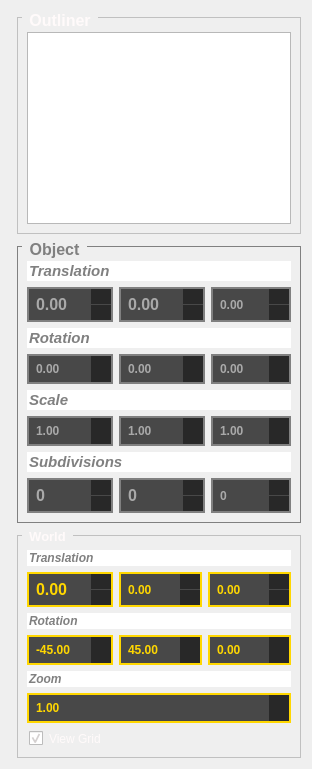
  <widget class="QWidget" name="centralWidget">
   <property name="font">
    <font>
     <family>Ubuntu</family>
     <pointsize>10</pointsize>
     <weight>75</weight>
     <bold>true</bold>
    </font>
   </property>
   <property name="styleSheet">
    <string notr="true">QGroupBox {
  color: snow;
    font: bold;
    border: 1px solid silver;
    margin-top: 6px;
  padding-top: 5px;
}

QGroupBox:disabled {
  color	: grey;
  border: 1px solid grey;
}

QGroupBox::title {
    subcontrol-origin: margin;
    left: 5px;
    padding: 0px 5px 0px 5px;
}

QLineEdit {
  color: grey;
  selection-background-color: transparent;
  selection-color: grey;
}

QSpinBox, QDoubleSpinBox {
  padding: 5px;
  color: gold;
  border: 2px solid gold;
  background-color: #484848;
  font: 75 12pt &quot;Ubuntu&quot;;
  font-weight: bold;
  selection-background-color: grey;
  selection-color: gold;
}

QSpinBox:disabled, QDoubleSpinBox:disabled {
  color: darkgrey;
  border: 2px solid grey;
}

QSpinBox::up-button, QDoubleSpinBox::up-button {
  background: #282828;
  width: 16px;
  padding: 2px;
}

QSpinBox::down-button, QDoubleSpinBox::down-button {
  background: #282828;
  width: 16px;
  padding: 2px;
}

QSpinBox::up-arrow, QDoubleSpinBox::up-arrow {
  image: url(../../resource/img/up-arrow.png);
}

QSpinBox::up-arrow:off, QDoubleSpinBox::up-arrow:off, QSpinBox::up-arrow:disabled, QDoubleSpinBox::up-arrow:disabled {
  image: url(../../resource/img/up-arrow_off.png);
}

QSpinBox::down-arrow, QDoubleSpinBox::down-arrow {
  image: url(../../resource/img/down-arrow.png);
}

QSpinBox::down-arrow:off, QDoubleSpinBox::down-arrow:off, QSpinBox::down-arrow:disabled, QDoubleSpinBox::down-arrow:disabled {
  image: url(../../resource/img/down-arrow_off.png);
}

QCheckBox {
  padding: 2px;
  color: snow;
}

QCheckBox::indicator:checked {
  image: url(../../resource/img/checked.png);
}

QCheckBox::indicator:unchecked {
  image: url(../../resource/img/unchecked.png);
}</string>
   </property>
   <layout class="QGridLayout" name="gridLayout">
    <item row="0" column="1" colspan="2">
     <layout class="QVBoxLayout" name="verticalLayout">
      <item>
       <widget class="QGroupBox" name="OutlinerBox">
        <property name="sizePolicy">
         <sizepolicy hsizetype="Expanding" vsizetype="Expanding">
          <horstretch>0</horstretch>
          <verstretch>0</verstretch>
         </sizepolicy>
        </property>
        <property name="font">
         <font>
          <family>Ubuntu</family>
          <pointsize>12</pointsize>
          <weight>75</weight>
          <italic>false</italic>
          <bold>true</bold>
         </font>
        </property>
        <property name="focusPolicy">
         <enum>Qt::NoFocus</enum>
        </property>
        <property name="styleSheet">
         <string notr="true"/>
        </property>
        <property name="title">
         <string>Outliner</string>
        </property>
        <property name="alignment">
         <set>Qt::AlignLeading|Qt::AlignLeft|Qt::AlignVCenter</set>
        </property>
        <property name="flat">
         <bool>false</bool>
        </property>
        <property name="checkable">
         <bool>false</bool>
        </property>
        <layout class="QGridLayout" name="gridLayout_2">
         <item row="0" column="0">
          <widget class="QTreeView" name="outliner">
           <property name="font">
            <font>
             <family>Ubuntu</family>
             <pointsize>10</pointsize>
            </font>
           </property>
          </widget>
         </item>
        </layout>
       </widget>
      </item>
      <item>
       <widget class="QGroupBox" name="ObjectBox">
        <property name="enabled">
         <bool>false</bool>
        </property>
        <property name="sizePolicy">
         <sizepolicy hsizetype="Expanding" vsizetype="Minimum">
          <horstretch>0</horstretch>
          <verstretch>0</verstretch>
         </sizepolicy>
        </property>
        <property name="font">
         <font>
          <family>Ubuntu</family>
          <pointsize>12</pointsize>
          <weight>75</weight>
          <italic>false</italic>
          <bold>true</bold>
         </font>
        </property>
        <property name="styleSheet">
         <string notr="true"/>
        </property>
        <property name="title">
         <string>Object</string>
        </property>
        <property name="alignment">
         <set>Qt::AlignLeading|Qt::AlignLeft|Qt::AlignVCenter</set>
        </property>
        <property name="flat">
         <bool>false</bool>
        </property>
        <layout class="QGridLayout" name="gridLayout_3">
         <item row="7" column="2">
          <widget class="QSpinBox" name="objectSubdivisionsY">
           <property name="sizePolicy">
            <sizepolicy hsizetype="Minimum" vsizetype="Minimum">
             <horstretch>0</horstretch>
             <verstretch>0</verstretch>
            </sizepolicy>
           </property>
           <property name="font">
            <font>
             <family>Ubuntu</family>
             <pointsize>12</pointsize>
             <weight>75</weight>
             <italic>false</italic>
             <bold>true</bold>
            </font>
           </property>
           <property name="maximum">
            <number>10</number>
           </property>
          </widget>
         </item>
         <item row="0" column="1" colspan="3">
          <widget class="QLineEdit" name="objectTranslationTitle">
           <property name="sizePolicy">
            <sizepolicy hsizetype="Expanding" vsizetype="Minimum">
             <horstretch>0</horstretch>
             <verstretch>0</verstretch>
            </sizepolicy>
           </property>
           <property name="font">
            <font>
             <family>Ubuntu</family>
             <pointsize>11</pointsize>
             <weight>75</weight>
             <italic>true</italic>
             <bold>true</bold>
             <underline>false</underline>
            </font>
           </property>
           <property name="text">
            <string>Translation</string>
           </property>
           <property name="frame">
            <bool>false</bool>
           </property>
           <property name="readOnly">
            <bool>true</bool>
           </property>
          </widget>
         </item>
         <item row="2" column="1" colspan="3">
          <widget class="QLineEdit" name="objectRotationTitle">
           <property name="sizePolicy">
            <sizepolicy hsizetype="Expanding" vsizetype="Minimum">
             <horstretch>0</horstretch>
             <verstretch>0</verstretch>
            </sizepolicy>
           </property>
           <property name="font">
            <font>
             <family>Ubuntu</family>
             <pointsize>11</pointsize>
             <weight>75</weight>
             <italic>true</italic>
             <bold>true</bold>
            </font>
           </property>
           <property name="text">
            <string>Rotation</string>
           </property>
           <property name="frame">
            <bool>false</bool>
           </property>
           <property name="readOnly">
            <bool>true</bool>
           </property>
          </widget>
         </item>
         <item row="7" column="1">
          <widget class="QSpinBox" name="objectSubdivisionsX">
           <property name="sizePolicy">
            <sizepolicy hsizetype="Minimum" vsizetype="Minimum">
             <horstretch>0</horstretch>
             <verstretch>0</verstretch>
            </sizepolicy>
           </property>
           <property name="font">
            <font>
             <family>Ubuntu</family>
             <pointsize>12</pointsize>
             <weight>75</weight>
             <italic>false</italic>
             <bold>true</bold>
            </font>
           </property>
           <property name="keyboardTracking">
            <bool>true</bool>
           </property>
           <property name="showGroupSeparator" stdset="0">
            <bool>false</bool>
           </property>
           <property name="maximum">
            <number>10</number>
           </property>
           <property name="singleStep">
            <number>1</number>
           </property>
          </widget>
         </item>
         <item row="5" column="1">
          <widget class="QDoubleSpinBox" name="objectScaleX">
           <property name="sizePolicy">
            <sizepolicy hsizetype="Minimum" vsizetype="Minimum">
             <horstretch>0</horstretch>
             <verstretch>0</verstretch>
            </sizepolicy>
           </property>
           <property name="minimum">
            <double>0.000000000000000</double>
           </property>
           <property name="maximum">
            <double>10.000000000000000</double>
           </property>
           <property name="singleStep">
            <double>1.000000000000000</double>
           </property>
           <property name="value">
            <double>1.000000000000000</double>
           </property>
          </widget>
         </item>
         <item row="5" column="3">
          <widget class="QDoubleSpinBox" name="objectScaleZ">
           <property name="sizePolicy">
            <sizepolicy hsizetype="Minimum" vsizetype="Minimum">
             <horstretch>0</horstretch>
             <verstretch>0</verstretch>
            </sizepolicy>
           </property>
           <property name="minimum">
            <double>0.000000000000000</double>
           </property>
           <property name="maximum">
            <double>10.000000000000000</double>
           </property>
           <property name="singleStep">
            <double>1.000000000000000</double>
           </property>
           <property name="value">
            <double>1.000000000000000</double>
           </property>
          </widget>
         </item>
         <item row="7" column="3">
          <widget class="QSpinBox" name="objectSubdivisionsZ">
           <property name="sizePolicy">
            <sizepolicy hsizetype="Minimum" vsizetype="Minimum">
             <horstretch>0</horstretch>
             <verstretch>0</verstretch>
            </sizepolicy>
           </property>
           <property name="maximum">
            <number>10</number>
           </property>
          </widget>
         </item>
         <item row="3" column="3">
          <widget class="QDoubleSpinBox" name="objectRotationZ">
           <property name="sizePolicy">
            <sizepolicy hsizetype="Minimum" vsizetype="Minimum">
             <horstretch>0</horstretch>
             <verstretch>0</verstretch>
            </sizepolicy>
           </property>
           <property name="minimum">
            <double>-360.000000000000000</double>
           </property>
           <property name="maximum">
            <double>360.000000000000000</double>
           </property>
          </widget>
         </item>
         <item row="1" column="1">
          <widget class="QDoubleSpinBox" name="objectTranslationX">
           <property name="sizePolicy">
            <sizepolicy hsizetype="Minimum" vsizetype="Minimum">
             <horstretch>0</horstretch>
             <verstretch>0</verstretch>
            </sizepolicy>
           </property>
           <property name="font">
            <font>
             <family>Ubuntu</family>
             <pointsize>12</pointsize>
             <weight>75</weight>
             <italic>false</italic>
             <bold>true</bold>
            </font>
           </property>
           <property name="frame">
            <bool>true</bool>
           </property>
           <property name="decimals">
            <number>2</number>
           </property>
           <property name="minimum">
            <double>-50.000000000000000</double>
           </property>
           <property name="maximum">
            <double>50.000000000000000</double>
           </property>
           <property name="singleStep">
            <double>1.000000000000000</double>
           </property>
          </widget>
         </item>
         <item row="6" column="1" colspan="3">
          <widget class="QLineEdit" name="objectSubdivisionsTitle">
           <property name="sizePolicy">
            <sizepolicy hsizetype="Expanding" vsizetype="Minimum">
             <horstretch>0</horstretch>
             <verstretch>0</verstretch>
            </sizepolicy>
           </property>
           <property name="font">
            <font>
             <family>Ubuntu</family>
             <pointsize>11</pointsize>
             <weight>75</weight>
             <italic>true</italic>
             <bold>true</bold>
            </font>
           </property>
           <property name="text">
            <string>Subdivisions</string>
           </property>
           <property name="frame">
            <bool>false</bool>
           </property>
           <property name="readOnly">
            <bool>true</bool>
           </property>
          </widget>
         </item>
         <item row="1" column="3">
          <widget class="QDoubleSpinBox" name="objectTranslationZ">
           <property name="sizePolicy">
            <sizepolicy hsizetype="Minimum" vsizetype="Minimum">
             <horstretch>0</horstretch>
             <verstretch>0</verstretch>
            </sizepolicy>
           </property>
           <property name="decimals">
            <number>2</number>
           </property>
           <property name="minimum">
            <double>-50.000000000000000</double>
           </property>
           <property name="maximum">
            <double>50.000000000000000</double>
           </property>
           <property name="singleStep">
            <double>1.000000000000000</double>
           </property>
          </widget>
         </item>
         <item row="1" column="2">
          <widget class="QDoubleSpinBox" name="objectTranslationY">
           <property name="sizePolicy">
            <sizepolicy hsizetype="Minimum" vsizetype="Minimum">
             <horstretch>0</horstretch>
             <verstretch>0</verstretch>
            </sizepolicy>
           </property>
           <property name="font">
            <font>
             <family>Ubuntu</family>
             <pointsize>12</pointsize>
             <weight>75</weight>
             <italic>false</italic>
             <bold>true</bold>
            </font>
           </property>
           <property name="decimals">
            <number>2</number>
           </property>
           <property name="minimum">
            <double>-50.000000000000000</double>
           </property>
           <property name="maximum">
            <double>50.000000000000000</double>
           </property>
           <property name="singleStep">
            <double>1.000000000000000</double>
           </property>
          </widget>
         </item>
         <item row="3" column="1">
          <widget class="QDoubleSpinBox" name="objectRotationX">
           <property name="sizePolicy">
            <sizepolicy hsizetype="Minimum" vsizetype="Minimum">
             <horstretch>0</horstretch>
             <verstretch>0</verstretch>
            </sizepolicy>
           </property>
           <property name="minimum">
            <double>-360.000000000000000</double>
           </property>
           <property name="maximum">
            <double>360.000000000000000</double>
           </property>
           <property name="value">
            <double>0.000000000000000</double>
           </property>
          </widget>
         </item>
         <item row="5" column="2">
          <widget class="QDoubleSpinBox" name="objectScaleY">
           <property name="sizePolicy">
            <sizepolicy hsizetype="Minimum" vsizetype="Minimum">
             <horstretch>0</horstretch>
             <verstretch>0</verstretch>
            </sizepolicy>
           </property>
           <property name="minimum">
            <double>0.000000000000000</double>
           </property>
           <property name="maximum">
            <double>10.000000000000000</double>
           </property>
           <property name="singleStep">
            <double>1.000000000000000</double>
           </property>
           <property name="value">
            <double>1.000000000000000</double>
           </property>
          </widget>
         </item>
         <item row="3" column="2">
          <widget class="QDoubleSpinBox" name="objectRotationY">
           <property name="sizePolicy">
            <sizepolicy hsizetype="Minimum" vsizetype="Minimum">
             <horstretch>0</horstretch>
             <verstretch>0</verstretch>
            </sizepolicy>
           </property>
           <property name="minimum">
            <double>-360.000000000000000</double>
           </property>
           <property name="maximum">
            <double>360.000000000000000</double>
           </property>
           <property name="value">
            <double>0.000000000000000</double>
           </property>
          </widget>
         </item>
         <item row="4" column="1" colspan="3">
          <widget class="QLineEdit" name="objectScaleTitle">
           <property name="sizePolicy">
            <sizepolicy hsizetype="Expanding" vsizetype="Minimum">
             <horstretch>0</horstretch>
             <verstretch>0</verstretch>
            </sizepolicy>
           </property>
           <property name="font">
            <font>
             <family>Ubuntu</family>
             <pointsize>11</pointsize>
             <weight>75</weight>
             <italic>true</italic>
             <bold>true</bold>
            </font>
           </property>
           <property name="text">
            <string>Scale</string>
           </property>
           <property name="frame">
            <bool>false</bool>
           </property>
           <property name="readOnly">
            <bool>true</bool>
           </property>
          </widget>
         </item>
        </layout>
       </widget>
      </item>
      <item>
       <widget class="QGroupBox" name="WorldBox">
        <property name="sizePolicy">
         <sizepolicy hsizetype="Expanding" vsizetype="Minimum">
          <horstretch>0</horstretch>
          <verstretch>0</verstretch>
         </sizepolicy>
        </property>
        <property name="minimumSize">
         <size>
          <width>0</width>
          <height>0</height>
         </size>
        </property>
        <property name="title">
         <string>World</string>
        </property>
        <property name="flat">
         <bool>false</bool>
        </property>
        <property name="checkable">
         <bool>false</bool>
        </property>
        <property name="checked">
         <bool>false</bool>
        </property>
        <layout class="QGridLayout" name="gridLayout_4">
         <item row="3" column="2">
          <widget class="QDoubleSpinBox" name="worldRotationZ">
           <property name="sizePolicy">
            <sizepolicy hsizetype="Minimum" vsizetype="Minimum">
             <horstretch>0</horstretch>
             <verstretch>0</verstretch>
            </sizepolicy>
           </property>
           <property name="minimum">
            <double>-360.000000000000000</double>
           </property>
           <property name="maximum">
            <double>360.000000000000000</double>
           </property>
          </widget>
         </item>
         <item row="1" column="0">
          <widget class="QDoubleSpinBox" name="worldTranslationX">
           <property name="sizePolicy">
            <sizepolicy hsizetype="Minimum" vsizetype="Minimum">
             <horstretch>0</horstretch>
             <verstretch>0</verstretch>
            </sizepolicy>
           </property>
           <property name="font">
            <font>
             <family>Ubuntu</family>
             <pointsize>12</pointsize>
             <weight>75</weight>
             <italic>false</italic>
             <bold>true</bold>
            </font>
           </property>
           <property name="minimum">
            <double>-50.000000000000000</double>
           </property>
           <property name="maximum">
            <double>50.000000000000000</double>
           </property>
          </widget>
         </item>
         <item row="1" column="1">
          <widget class="QDoubleSpinBox" name="worldTranslationY">
           <property name="sizePolicy">
            <sizepolicy hsizetype="Minimum" vsizetype="Minimum">
             <horstretch>0</horstretch>
             <verstretch>0</verstretch>
            </sizepolicy>
           </property>
           <property name="minimum">
            <double>-50.000000000000000</double>
           </property>
           <property name="maximum">
            <double>50.000000000000000</double>
           </property>
           <property name="value">
            <double>0.000000000000000</double>
           </property>
          </widget>
         </item>
         <item row="0" column="0" colspan="3">
          <widget class="QLineEdit" name="worldTranslationTitle">
           <property name="sizePolicy">
            <sizepolicy hsizetype="Expanding" vsizetype="Minimum">
             <horstretch>0</horstretch>
             <verstretch>0</verstretch>
            </sizepolicy>
           </property>
           <property name="font">
            <font>
             <family>Ubuntu</family>
             <weight>75</weight>
             <italic>true</italic>
             <bold>true</bold>
            </font>
           </property>
           <property name="text">
            <string>Translation</string>
           </property>
           <property name="frame">
            <bool>false</bool>
           </property>
           <property name="readOnly">
            <bool>true</bool>
           </property>
          </widget>
         </item>
         <item row="1" column="2">
          <widget class="QDoubleSpinBox" name="worldTranslationZ">
           <property name="sizePolicy">
            <sizepolicy hsizetype="Minimum" vsizetype="Minimum">
             <horstretch>0</horstretch>
             <verstretch>0</verstretch>
            </sizepolicy>
           </property>
           <property name="minimum">
            <double>-50.000000000000000</double>
           </property>
           <property name="maximum">
            <double>50.000000000000000</double>
           </property>
          </widget>
         </item>
         <item row="3" column="1">
          <widget class="QDoubleSpinBox" name="worldRotationY">
           <property name="sizePolicy">
            <sizepolicy hsizetype="Minimum" vsizetype="Minimum">
             <horstretch>0</horstretch>
             <verstretch>0</verstretch>
            </sizepolicy>
           </property>
           <property name="minimum">
            <double>-360.000000000000000</double>
           </property>
           <property name="maximum">
            <double>360.000000000000000</double>
           </property>
           <property name="value">
            <double>45.000000000000000</double>
           </property>
          </widget>
         </item>
         <item row="3" column="0">
          <widget class="QDoubleSpinBox" name="worldRotationX">
           <property name="sizePolicy">
            <sizepolicy hsizetype="Minimum" vsizetype="Minimum">
             <horstretch>0</horstretch>
             <verstretch>0</verstretch>
            </sizepolicy>
           </property>
           <property name="minimum">
            <double>-360.000000000000000</double>
           </property>
           <property name="maximum">
            <double>360.000000000000000</double>
           </property>
           <property name="value">
            <double>-45.000000000000000</double>
           </property>
          </widget>
         </item>
         <item row="2" column="0" colspan="3">
          <widget class="QLineEdit" name="worldRotationTitle">
           <property name="sizePolicy">
            <sizepolicy hsizetype="Expanding" vsizetype="Minimum">
             <horstretch>0</horstretch>
             <verstretch>0</verstretch>
            </sizepolicy>
           </property>
           <property name="font">
            <font>
             <family>Ubuntu</family>
             <weight>75</weight>
             <italic>true</italic>
             <bold>true</bold>
            </font>
           </property>
           <property name="text">
            <string>Rotation</string>
           </property>
           <property name="frame">
            <bool>false</bool>
           </property>
           <property name="readOnly">
            <bool>true</bool>
           </property>
          </widget>
         </item>
         <item row="6" column="0" colspan="3">
          <widget class="QDoubleSpinBox" name="worldZoom">
           <property name="sizePolicy">
            <sizepolicy hsizetype="Minimum" vsizetype="Minimum">
             <horstretch>0</horstretch>
             <verstretch>0</verstretch>
            </sizepolicy>
           </property>
           <property name="minimum">
            <double>1.000000000000000</double>
           </property>
           <property name="maximum">
            <double>10.000000000000000</double>
           </property>
           <property name="value">
            <double>1.000000000000000</double>
           </property>
          </widget>
         </item>
         <item row="7" column="0" colspan="3">
          <widget class="QCheckBox" name="gridCheckBox">
           <property name="sizePolicy">
            <sizepolicy hsizetype="Minimum" vsizetype="Minimum">
             <horstretch>0</horstretch>
             <verstretch>0</verstretch>
            </sizepolicy>
           </property>
           <property name="text">
            <string>View Grid</string>
           </property>
           <property name="iconSize">
            <size>
             <width>16</width>
             <height>16</height>
            </size>
           </property>
           <property name="checked">
            <bool>true</bool>
           </property>
           <property name="tristate">
            <bool>false</bool>
           </property>
          </widget>
         </item>
         <item row="4" column="0" colspan="3">
          <widget class="QLineEdit" name="worldZoomTitle">
           <property name="sizePolicy">
            <sizepolicy hsizetype="Expanding" vsizetype="Minimum">
             <horstretch>0</horstretch>
             <verstretch>0</verstretch>
            </sizepolicy>
           </property>
           <property name="font">
            <font>
             <family>Ubuntu</family>
             <weight>75</weight>
             <italic>true</italic>
             <bold>true</bold>
            </font>
           </property>
           <property name="text">
            <string>Zoom</string>
           </property>
           <property name="frame">
            <bool>false</bool>
           </property>
           <property name="readOnly">
            <bool>true</bool>
           </property>
          </widget>
         </item>
        </layout>
       </widget>
      </item>
     </layout>
    </item>
    <item row="0" column="0">
     <widget class="Viewport" name="viewport" native="true">
      <property name="sizePolicy">
       <sizepolicy hsizetype="Minimum" vsizetype="Minimum">
        <horstretch>1</horstretch>
        <verstretch>0</verstretch>
       </sizepolicy>
      </property>
      <property name="mouseTracking">
       <bool>true</bool>
      </property>
     </widget>
    </item>
   </layout>
  </widget>
